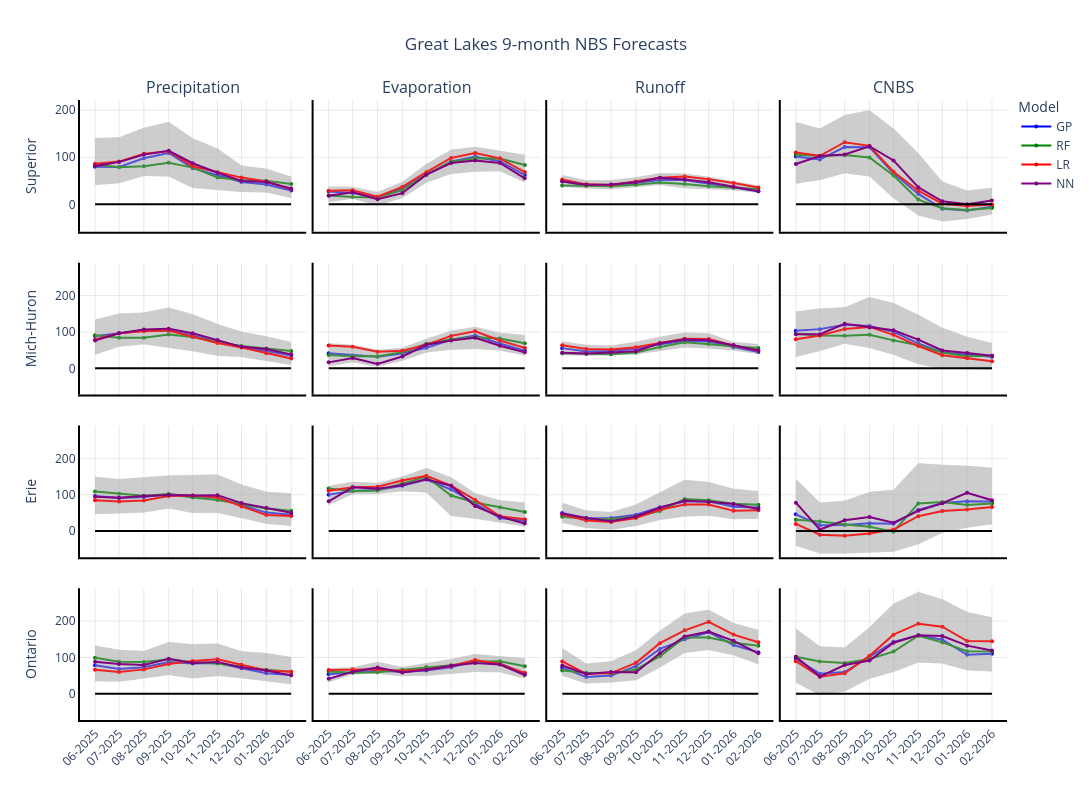

The code cell stored with this chart in its notebook:
### Markdown cell above
This optional cell generates the same forecast plots as above, but outputs them as an interactive HTML file. The interactive plot allows the user to hover over lines and have the value displayed.

### Code cell
# Columns of interest in the order we want to plot them
columns = [
    'superior_precipitation', 'superior_evaporation', 'superior_runoff', 'superior_cnbs',
    'michigan-huron_precipitation', 'michigan-huron_evaporation', 'michigan-huron_runoff', 'michigan-huron_cnbs',
    'erie_precipitation', 'erie_evaporation', 'erie_runoff', 'erie_cnbs',
    'ontario_precipitation', 'ontario_evaporation', 'ontario_runoff', 'ontario_cnbs'
    ]

# Create a 1x4 subplot grid
fig = make_subplots(rows=4, cols=4, 
                    subplot_titles=['Precipitation', 'Evaporation', 'Runoff', 'CNBS'], 
                    shared_xaxes=True, shared_yaxes=True, vertical_spacing=0.05, horizontal_spacing=0.008)

global_y_min, global_y_max = float('inf'), float('-inf')  # Initialize to extremes

# Loop over the columns and plot the means for each dataset
for i, column in enumerate(columns):
    row = i // 4  # Row index
    col = i % 4   # Column index

# Determine the lower and upper bounds of all the model forecast
    lower_bound = df.groupby(['year', 'month'])[column].quantile(0.025).reset_index()
    upper_bound = df.groupby(['year', 'month'])[column].quantile(0.975).reset_index()

    for model_info in models_info:
        model_name = model_info['model']

        # Pull out the mean values for each model
        model_mean = df[df['model'] == model_name]

        # Get the grouped DataFrame for the current model
        mean_df = model_mean.groupby(['year', 'month']).mean(numeric_only=True).reset_index()
        
        mean_df['date'] = pd.to_datetime(mean_df[['year', 'month']].assign(day=1))

        # Add the shaded region (confidence band)
        fig.add_trace(go.Scatter(x=pd.concat([mean_df['date'], mean_df['date'][::-1]]),
                         y=pd.concat([lower_bound[column], upper_bound[column][::-1]]),
                         fill='toself', fillcolor='rgba(169, 169, 169, 0.2)',
                         line=dict(color='rgba(255,255,255,0)'), showlegend=False, 
                         hovertemplate='Date: %{x}<br>Conf: 95%<br>Value: %{y}'), 
                         row=row+1, col=col+1)
        
        # Add the mean line for the current model to the figure
        fig.add_trace(go.Scatter(x=mean_df['date'], y=mean_df[column],
                                 mode='lines+markers', name=model_name, 
                                 line=dict(shape='linear', width=2, color=model_colors[model_name]), 
                                 marker=dict(size=4), 
                                 showlegend=(row == 0 and col == 0),  # Only show legend for the first subplot
                                 hovertemplate='Date: %{x}<br>Value: %{y}<br>Model: ' + model_name),
                                 row=row+1, col=col+1)

        # Update global y-axis limits
        current_y_min = lower_bound[column].min()
        current_y_max = upper_bound[column].max()
        global_y_min = min(global_y_min, current_y_min)
        global_y_max = max(global_y_max, current_y_max)

    # Set x-axis range (limits) for each subplot
    #fig.update_xaxes(range=[mean_df['date'].iloc[0], mean_df['date'].iloc[-1]], row=row+1, col=col+1)

    # Format x-axis for the last row (set x-tick labels)
    if row == 3:
        fig.update_xaxes(tickformat='%m-%Y', tickangle=-45, row=row+1, col=col+1, tickmode='array', tickvals=mean_df['date'])
    else:
        fig.update_xaxes(showticklabels=False, row=row+1, col=col+1, tickmode='array', tickvals=mean_df['date'])

    # Set y-axis labels for the first column only
    if col == 0:
        fig.update_yaxes(title_text=['Superior', 'Mich-Huron', 'Erie', 'Ontario'][row], row=row+1, col=col+1)

    # Add the y=0 dashed line to every subplot
    fig.add_trace(go.Scatter(x=[mean_df['date'].min(), mean_df['date'].max()],
                             y=[0, 0], mode='lines', line=dict(color='black'), 
                             showlegend=False), row=row+1, col=col+1)

    # Add a box around each subplot
    fig.update_xaxes(showline=True, linewidth=2, linecolor='black', row=row+1, col=col+1)
    fig.update_yaxes(showline=True, linewidth=2, linecolor='black', row=row+1, col=col+1)
    
# Set consistent y-axis limits across all subplots
for row in range(1, 5):
    for col in range(1, 5):
        fig.update_yaxes(range=[global_y_min - 10, global_y_max + 10], row=row+1, col=col+1)

# Set grid lines for all subplots
fig.update_yaxes(showgrid=True, gridwidth=0.5, gridcolor='LightGray')
fig.update_xaxes(showgrid=True, gridwidth=0.5, gridcolor='LightGray')

# Update layout and titles
fig.update_layout(
    title_text="Great Lakes 9-month NBS Forecasts",
    title_x=0.5,
    height=800, width=1500,
    showlegend=True,
    legend=dict(x=1.01, y=1.01, traceorder='normal', orientation='v', title='Model'),  # Move legend up
    plot_bgcolor='white',
)

# Save the figure as an interactive HTML file
fig.write_html(f'{dir}forecast/CNBS_forecasts_interactive.html')

# Show the plot (optional)
fig.show()
